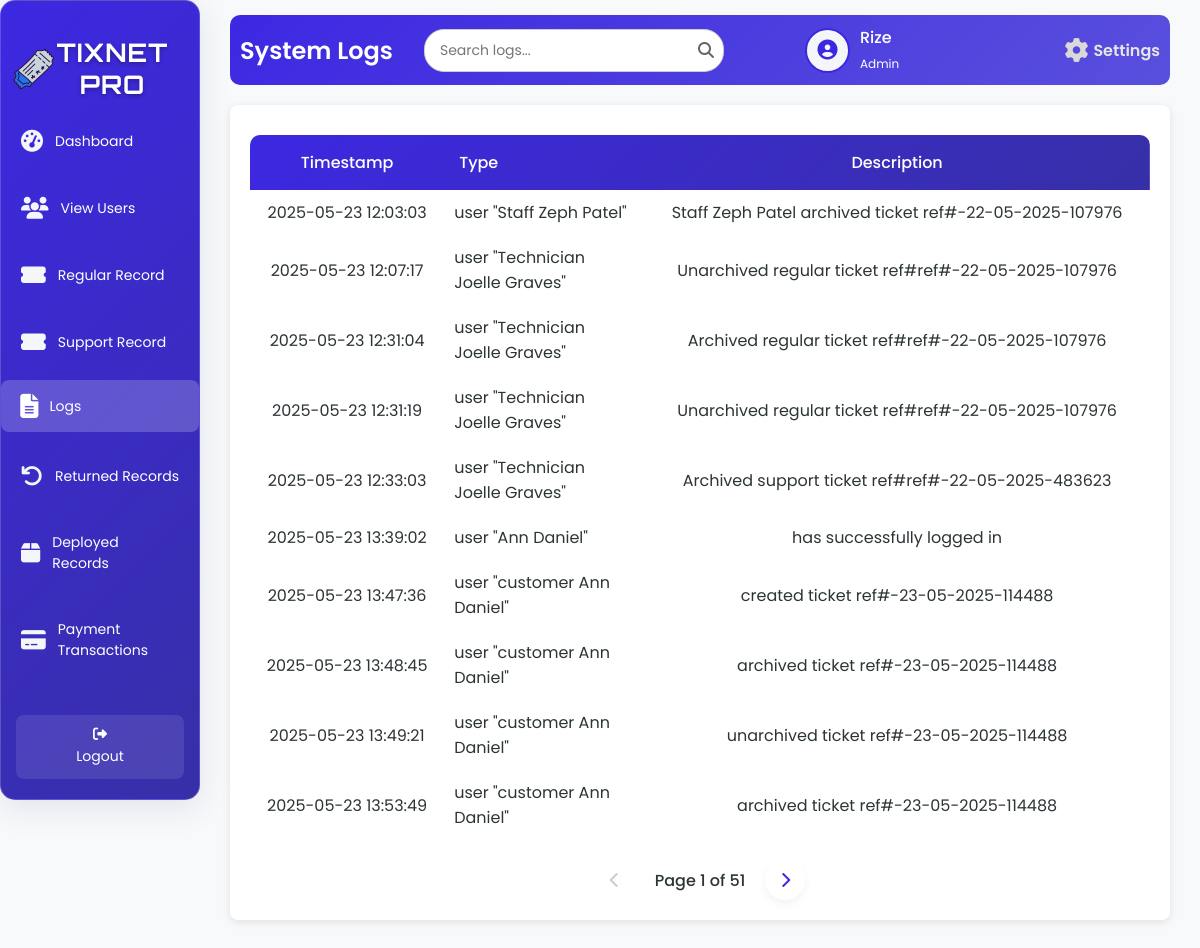
The page /logs.php (signed in) on the database its author committed.
### tables this page shows
CREATE TABLE `tbl_user` (
  `u_id` int(50) NOT NULL,
  `u_fname` varchar(200) NOT NULL,
  `u_lname` varchar(200) NOT NULL,
  `u_email` varchar(200) NOT NULL,
  `u_username` varchar(200) NOT NULL,
  `u_password` varchar(200) NOT NULL,
  `u_type` varchar(200) NOT NULL,
  `u_status` varchar(200) NOT NULL,
  `is_online` tinyint(1) DEFAULT 0
);

CREATE TABLE `tbl_logs` (
  `l_stamp` varchar(200) NOT NULL,
  `l_type` varchar(200) NOT NULL,
  `l_description` varchar(200) NOT NULL
);

### logs.php (the view, shortened to what this page needs)
<?php
include 'db.php';
$username = $_SESSION['username'];
$firstName = '';
$userType = '';
$avatarPath = $_SESSION['avatarPath'];
if ($conn) {
    $sqlUser = "SELECT u_fname, u_lname, u_type FROM tbl_user WHERE u_username = ?";
    $stmt = $conn->prepare($sqlUser);
    $stmt->bind_param("s", $_SESSION['username']);
    $stmt->execute();
    $resultUser = $stmt->get_result();
    if ($resultUser->num_rows > 0) {
        $row = $resultUser->fetch_assoc();
        $firstName = $row['u_fname'] ?: $username;
        $userType = $row['u_type'];
    }
}
$logs_per_page = 10;
$current_page = isset($_GET['page']) ? max(1, (int)$_GET['page']) : 1;
$offset = ($current_page - 1) * $logs_per_page;
$total_logs_query = "SELECT COUNT(*) as total FROM tbl_logs";
$total_logs_result = $conn->query($total_logs_query);
$total_logs = $total_logs_result->fetch_assoc()['total'];
$total_pages = ceil($total_logs / $logs_per_page);
$log_query = "SELECT l_stamp, l_type, l_description FROM tbl_logs ORDER BY l_stamp ASC LIMIT ?, ?";
$stmt = $conn->prepare($log_query);
$stmt->bind_param("ii", $offset, $logs_per_page);
$stmt->execute();
$logResult = $stmt->get_result();
?>
<!DOCTYPE html>
<html lang="en">
<head>
    <link rel="stylesheet" href="logs.css">
    <link rel="stylesheet" href="https://cdnjs.cloudflare.com/ajax/libs/font-awesome/6.6.0/css/all.min.css" />
        <link href='https://unpkg.com/boxicons@2.1.4/css/boxicons.min.css' rel='stylesheet'>
</head>
<body>
<div class="wrapper">
    <div class="sidebar glass-container">
        <h2><img src="image/logo.png" alt="Tix Net Icon" class="sidebar-icon">TixNet Pro</h2>
        <ul>
          <li><a href="adminD.php"><i class="fas fa-tachometer-alt icon"></i> <span>Dashboard</span></a></li>
          <li><a href="viewU.php"><i class="fas fa-users icon"></i> <span>View Users</span></a></li>
          <li><a href="regular_close.php"><i class="fas fa-ticket-alt icon"></i> <span>Regular Record</span></a></li>
          <li><a href="support_close.php"><i class="fas fa-ticket-alt icon"></i> <span>Support Record</span></a></li>
          <li><a href="logs.php" class="active"><i class="fas fa-file-alt icon"></i> <span>Logs</span></a></li>
          <li><a href="returnT.php"><i class="fas fa-undo icon"></i> <span>Returned Records</span></a></li>
          <li><a href="deployedT.php"><i class="fas fa-box icon"></i> <span>Deployed Records</span></a></li>
          <li><a href="AdminPayments.php"><i class="fas fa-credit-card icon"></i> <span>Payment Transactions</span></a></li>
         </ul>
      <footer>
       <a href="index.php" class="back-home"><i class="fas fa-sign-out-alt"></i> Logout</a>
      </footer>
    </div>
    <div class="container">
        <div class="upper">
            <h1>System Logs</h1>
            <div class="search-container">
                <input type="text" class="search-bar" id="searchInput" placeholder="Search logs..." onkeyup="debouncedSearchLogs()">
                <span class="search-icon"><i class="fas fa-search"></i></span>
            </div>
            <div class="user-profile">
                <div class="user-icon">
                    <?php
                    $cleanAvatarPath = preg_replace('/\?\d+$/', '', $avatarPath);
                    if (!empty($avatarPath) && file_exists($cleanAvatarPath)) {
                        echo "<img src='" . htmlspecialchars($avatarPath, ENT_QUOTES, 'UTF-8') . "' alt='User Avatar'>";
                    } else {
                        echo "<i class='fas fa-user-circle'></i>";
                    }
                    ?>
                </div>
                <div class="user-details">
                    <span><?php echo htmlspecialchars($firstName, ENT_QUOTES, 'UTF-8'); ?></span>
                    <small><?php echo htmlspecialchars(ucfirst($userType), ENT_QUOTES, 'UTF-8'); ?></small>
                </div>
                <a href="settings.php" class="settings-link">
                    <i class="fas fa-cog"></i>
                    <span>Settings</span>
                </a>
            </div>
        </div>
        <div class="table-box">
            <table>
                <thead>
                    <tr>
                        <th>Timestamp</th>
                        <th>Type</th>
                        <th>Description</th>
                    </tr>
                </thead>
                <tbody id="logs-tbody">
                    <?php if ($logResult->num_rows > 0): ?>
                        <?php while ($logRow = $logResult->fetch_assoc()): ?>
                            <?php
                            $type_display = $logRow['l_type'] ? 'user "' . htmlspecialchars($logRow['l_type']) . '"' : 'Unknown';
                            ?>
                            <tr>
                                <td><?php echo htmlspecialchars($logRow['l_stamp']); ?></td>
                                <td><?php echo $type_display; ?></td>
                                <td><?php echo htmlspecialchars($logRow['l_description']); ?></td>
                            </tr>
                        <?php endwhile; ?>
                    <?php else: ?>
                        <tr>
                            <td colspan="3" style="text-align: center;">No logs found</td>
                        </tr>
                    <?php endif; ?>
                </tbody>
            </table>
            <div class="pagination" id="logs-pagination">
                <?php
                $paginationParams = [];
                if ($current_page > 1) {
                    $paginationParams['page'] = $current_page - 1;
                    echo "<a href='logs.php?" . http_build_query($paginationParams) . "' class='pagination-link'><i class='fas fa-chevron-left'></i></a>";
                } else {
                    echo "<span class='pagination-link disabled'><i class='fas fa-chevron-left'></i></span>";
                }
                echo "<span class='current-page'>Page $current_page of $total_pages</span>";
                if ($current_page < $total_pages) {
                    $paginationParams['page'] = $current_page + 1;
                    echo "<a href='logs.php?" . http_build_query($paginationParams) . "' class='pagination-link'><i class='fas fa-chevron-right'></i></a>";
                } else {
                    echo "<span class='pagination-link disabled'><i class='fas fa-chevron-right'></i></span>";
                }
                ?>
            </div>
        </div>
    </div>
</div>
</body>
</html>

### logs.php (style rules this page uses)
table th:nth-child(2), table td:nth-child(2) { width: 200px; text-align: left; }

### rows shown on the page
tbl_user: u_fname "Rize", u_type "Admin"
tbl_logs: l_stamp "2025-05-23 12:03:03", l_type "user \"Staff Zeph Patel\"", l_description "Staff Zeph Patel archived ticket ref#-22-05-2025-107976"
tbl_logs: l_stamp "2025-05-23 12:07:17", l_type "user \"Technician Joelle Graves\"", l_description "Unarchived regular ticket ref#ref#-22-05-2025-107976"
tbl_logs: l_stamp "2025-05-23 12:31:04", l_type "user \"Technician Joelle Graves\"", l_description "Archived regular ticket ref#ref#-22-05-2025-107976"
tbl_logs: l_stamp "2025-05-23 12:31:19", l_type "user \"Technician Joelle Graves\"", l_description "Unarchived regular ticket ref#ref#-22-05-2025-107976"
tbl_logs: l_stamp "2025-05-23 12:33:03", l_type "user \"Technician Joelle Graves\"", l_description "Archived support ticket ref#ref#-22-05-2025-483623"
tbl_logs: l_stamp "2025-05-23 13:39:02", l_type "user \"Ann Daniel\"", l_description "has successfully logged in"
tbl_logs: l_stamp "2025-05-23 13:47:36", l_type "user \"customer Ann Daniel\"", l_description "created ticket ref#-23-05-2025-114488"
tbl_logs: l_stamp "2025-05-23 13:48:45", l_type "user \"customer Ann Daniel\"", l_description "archived ticket ref#-23-05-2025-114488"
tbl_logs: l_stamp "2025-05-23 13:49:21", l_type "user \"customer Ann Daniel\"", l_description "unarchived ticket ref#-23-05-2025-114488"
tbl_logs: l_stamp "2025-05-23 13:53:49", l_type "user \"customer Ann Daniel\"", l_description "archived ticket ref#-23-05-2025-114488"

### other values the page prints
$current_page "1"
$total_pages "51"
